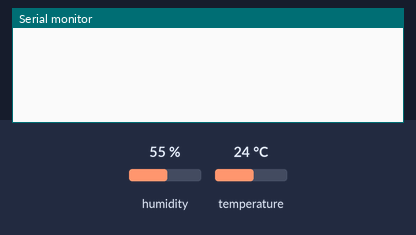
A sketch run on a simulated ESP32. Shown: the last lines printed to the serial monitor. The inputs (shaded band) are chosen by the test bench; at power-on: humidity 55 %, temperature 24 °C. WiFi joins after 1.5 s; servers stay silent unless stated.

Above: at 3.0 s.
3.1 s: humidity set to 22 %
At 4.9 s:
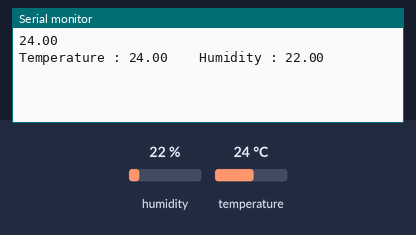
5.8 s: temperature set to 12 °C
At 7.2 s:
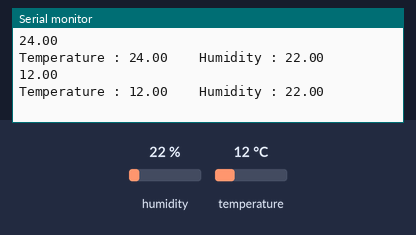
7.3 s: humidity set to 40 %
At 9.9 s:
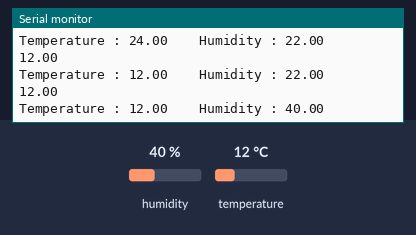

Measured:
- after the input at 3.1 s, the serial monitor: prints a new line after 1.2 s (image 1)
- after the input at 5.8 s, the serial monitor: prints a new line after 1.0 s (image 2)
- after the input at 7.3 s, the serial monitor: prints a new line after 2.0 s (image 3)

The sketch:

temp_alert.ino
```cpp
#define BLYNK_TEMPLATE_ID "TMPL3nLNbfK8_"
#define BLYNK_TEMPLATE_NAME "Home Automation2"
#define BLYNK_AUTH_TOKEN "RrVKLmPnk8WkVa9gyiicYnkNGsOJx0Cb"

#define BLYNK_PRINT Serial
#include <WiFi.h>
#include <BlynkSimpleEsp32.h>
#include <DHT.h>

char auth[] = BLYNK_AUTH_TOKEN;
char ssid[] = "TITU 9 PRO";
char pass[] = "TITU REALME";
#define DHTPIN 4         // Mention the digital pin where you connected
#define DHTTYPE DHT11     // DHT 11
DHT dht(DHTPIN, DHTTYPE);
BlynkTimer timer;

void sendSensor(){
  float h = dht.readHumidity();
  float t = dht.readTemperature(); // or dht.readTemperature(true) for Fahrenheit
  if (isnan(h) || isnan(t)) {
    Serial.println("Failed to read from DHT sensor!");
    return;
  }

  Serial.println(t);
  Blynk.virtualWrite(V0, h);
  Blynk.virtualWrite(V1, t);
    Serial.print("Temperature : ");
    Serial.print(t);
    Serial.print("    Humidity : ");
    Serial.println(h);


  if(t > 26){
   // Blynk.email("shameer50@gmail.com", "Alert", "Temperature over 28C!");
    Blynk.logEvent("temp_alert","Temp above 30 degree");
  }
}

void setup(){
   Serial.begin(115200);
  Blynk.begin(auth, ssid, pass);
  dht.begin();
  timer.setInterval(2500L, sendSensor);
}

void loop(){
  Blynk.run();
  timer.run();
}
```
